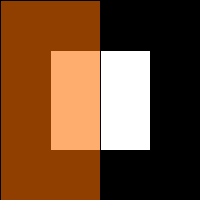
Frame 1 (no input)
Frame 60 (the mouse pressed at the canvas centre just before this capture): identical to frame 1, image omitted
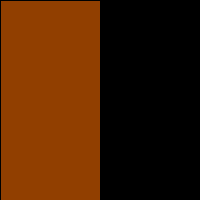
Frame 120 (the mouse held since frame 60 and released just before this capture)

The Processing sketch that drew these frames (run headless with seeded random() and noise(); from frame 60 on, the mouse is pressed at the canvas centre):

// Processing sketch: processing_99704
// ── processing_99704.pde

void setup(){
size(200,200);
}
void draw(){
background( 0 );
fill(255);
if( !(mousePressed) ){ //se cumple si NO es mayor a 100
rect( 50 , 50 , 100 , 100 );
}
fill(255,110,0,145);
rect(0,0,100,200);

}
